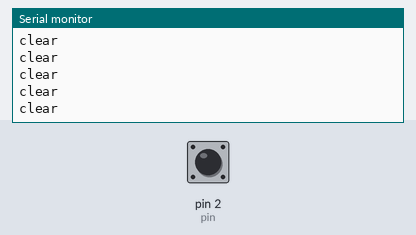
The sketch below on a simulated Arduino Uno, built with avr-gcc and run on an emulated ATmega328P. On the bench: the last lines printed to the serial monitor. Inputs (shaded band) come from the test bench; at power-on: pin 2 (pin) HIGH.

Above: at 1.2 s.
1.3 s: pin 2 (pin) driven LOW
At 2.2 s:
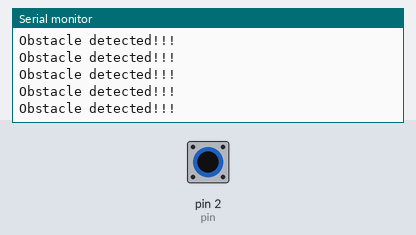
3.2 s: pin 2 (pin) pulsed HIGH 5 times (0.12 s each, 0.3 s apart)
At 4.2 s:
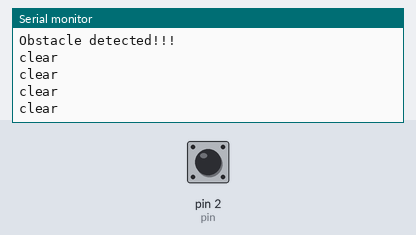
7.7 s: pin 2 (pin) driven HIGH
10.7 s: pin 2 (pin) driven LOW
At 11.7 s:
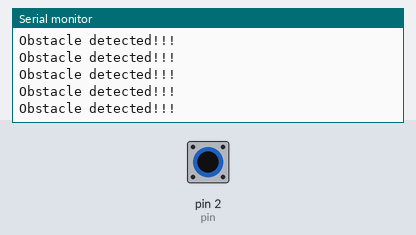
13.7 s: pin 2 (pin) driven HIGH
At 14.7 s:
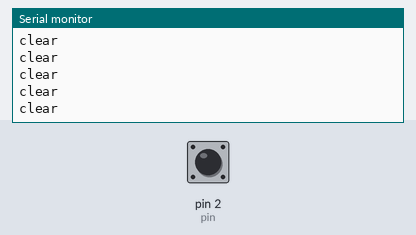
16.7 s: pin 2 (pin) driven LOW
At 17.8 s:
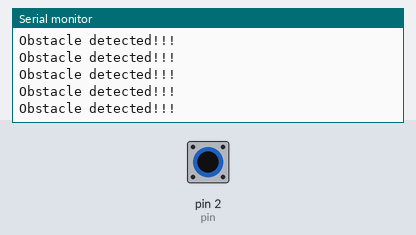

Measured:
- after the input at 1.3 s, the serial monitor: prints a new line at once (image 1)
- after the input at 13.7 s, the serial monitor: prints a new line after 0.07 s (image 4)

The sketch:

IR_sensor.ino
```cpp
//we will use an infrared sensor, if there's an object infront of it,it'll print"Obstacle detected!!!" on the serial monitor

#define pin 2   // This is the input pin, you can change it whatever you want
int Signal = HIGH;   // HIGH means no obstacle


void setup()
{
  Serial.begin(9600);
  pinMode(pin, INPUT);
}

void loop() {

  Signal = digitalRead(pin);

  if (Signal == LOW)
  {
    Serial.println("Obstacle detected!!!");
    delay(10);
  }

  else
  {
    Serial.println("clear");
    delay(10);
  }
}
```
